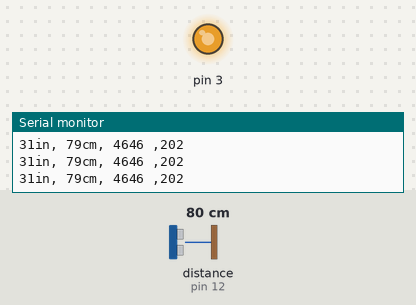
The sketch below on a simulated Arduino Uno, built with avr-gcc and run on an emulated ATmega328P. Shown: output pins drawn as LEDs (lit = HIGH), the last lines printed to the serial monitor. Wiring (inferred from the names in the program): ultrasonic range finder: trigger pin 11; echo pin 12. The inputs (shaded band) are chosen by the test bench; at power-on: distance to the obstacle (sensor on pin 12) 80 cm. The echo pulse lasts 58.3 µs per cm; pins used as bus, display or sensor lines are not drawn.

Above: at 1.2 s.
1.3 s: distance to the obstacle (sensor on pin 12) set to 9 cm
At 1.8 s:
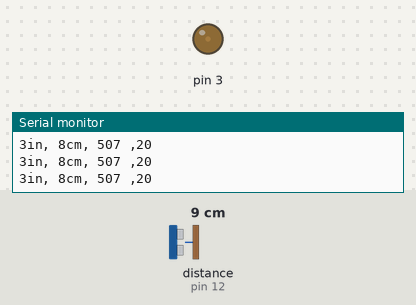
2.8 s: distance to the obstacle (sensor on pin 12) set to 35 cm
At 3.7 s:
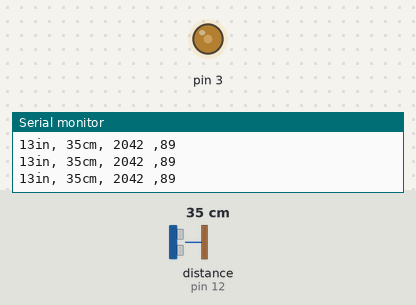
4.3 s: distance to the obstacle (sensor on pin 12) set to 60 cm
At 4.7 s:
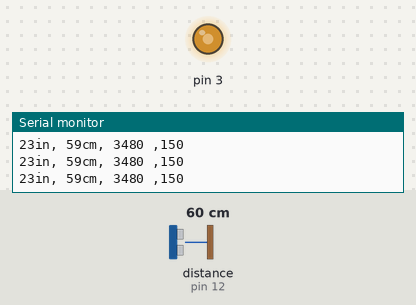
Timing chart, 0 to 7.3 s (numbered marks = the images above; inputs shaded):
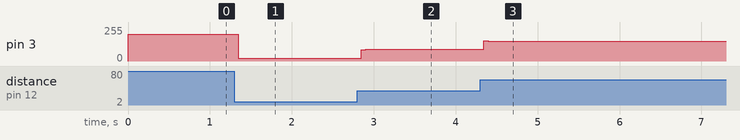

The sketch:

ArduSonar_SR04_V1.ino
```cpp
 /*
 Ultrasonic sensor Pins:
        VCC: +5VDC
        Trig : Trigger (INPUT) - Pin11
        Echo: Echo (OUTPUT) - Pin 12
        GND: GND
 */

int trigPin = 11;    //Trig - green Jumper
int echoPin = 12;    //Echo - yellow Jumper
long duration, cm, inches;
int val = 0;

void setup() {
  //Serial Port begin
  Serial.begin (9600);
  //Define inputs and outputs
  pinMode(trigPin, OUTPUT);
  pinMode(echoPin, INPUT);
}

void loop()
{


  // The sensor is triggered by a HIGH pulse of 10 or more microseconds.
  // Give a short LOW pulse beforehand to ensure a clean HIGH pulse:
  digitalWrite(trigPin, LOW);
  delayMicroseconds(5);
  digitalWrite(trigPin, HIGH);
  delayMicroseconds(10);
  digitalWrite(trigPin, LOW);

  // Read the signal from the sensor: a HIGH pulse whose
  // duration is the time (in microseconds) from the sending
  // of the ping to the reception of its echo off of an object.
  pinMode(echoPin, INPUT);
  duration = pulseIn(echoPin, HIGH);

  // convert the time into a distance
  cm = (duration/2) / 29.1;
  inches = (duration/2) / 74;

  if(cm >= 0 && cm <= 400 ) {
    val = map(cm, 0, 400, 0, 1023);
    analogWrite(3, val);
    }else {
      val = 0;
    analogWrite(3, val);
    }

  if(cm > 400){
    Serial.println("OUT OF RANGE !!!");
    } else {
  Serial.print(inches);
  Serial.print("in, ");
  Serial.print(cm);
  Serial.print("cm, ");
  Serial.print(duration);
  Serial.print(" ,");
  Serial.print(val);
  Serial.println();
  }


  delay(50);
}
```

Measured:
- after the input at 1.3 s, pin 3: 202/255 → 20/255 after 0.05 s
- after the input at 2.8 s, pin 3: 20/255 → 89/255 after 0.05 s
- after the input at 4.3 s, pin 3: 89/255 → 150/255 at once
